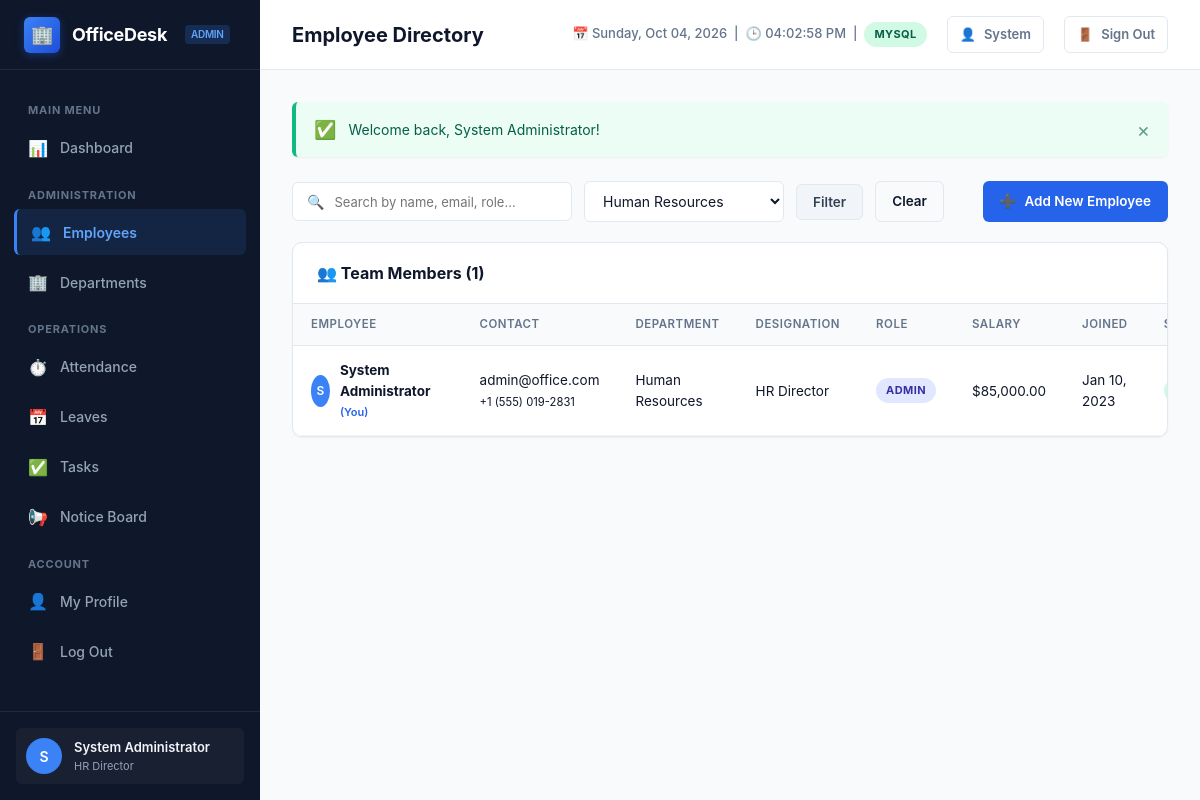
/employees.php?department=1 (signed in), run on the app's committed database.
### tables this page shows
CREATE TABLE `users` (
    `id` INT AUTO_INCREMENT PRIMARY KEY,
    `full_name` VARCHAR(100) NOT NULL,
    `email` VARCHAR(150) NOT NULL UNIQUE,
    `password` VARCHAR(255) NOT NULL,
    `phone` VARCHAR(20) NULL,
    `role` ENUM('admin', 'employee') NOT NULL DEFAULT 'employee',
    `department_id` INT NULL,
    `designation` VARCHAR(100) NULL,
    `salary` DECIMAL(10,2) DEFAULT 0.00,
    `date_of_joining` DATE NULL,
    `status` ENUM('active', 'inactive') NOT NULL DEFAULT 'active',
    `created_at` TIMESTAMP DEFAULT CURRENT_TIMESTAMP,
    `updated_at` TIMESTAMP DEFAULT CURRENT_TIMESTAMP ON UPDATE CURRENT_TIMESTAMP,
    CONSTRAINT `fk_users_department` FOREIGN KEY (`department_id`) 
        REFERENCES `departments`(`id`) ON DELETE SET NULL
);

CREATE TABLE `departments` (
    `id` INT AUTO_INCREMENT PRIMARY KEY,
    `name` VARCHAR(100) NOT NULL UNIQUE,
    `description` TEXT NULL,
    `created_at` TIMESTAMP DEFAULT CURRENT_TIMESTAMP
);

### employees.php (the view, shortened to what this page needs)
<?php
require_once __DIR__ . '/includes/header.php';
$search = trim($_GET['search'] ?? '');
$deptFilter = trim($_GET['department'] ?? '');
$sql = "
    SELECT u.*, d.name AS department_name
    FROM users u
    LEFT JOIN departments d ON u.department_id = d.id
    WHERE 1=1
";
$params = [];
if (!empty($deptFilter)) {
    $sql .= " AND u.department_id = ?";
    $params[] = $deptFilter;
}
$sql .= " ORDER BY u.role ASC, u.full_name ASC";
$stmt = $pdo->prepare($sql);
$stmt->execute($params);
$employees = $stmt->fetchAll();
$departments = $pdo->query("SELECT * FROM departments ORDER BY name ASC")->fetchAll();
?>
<div class="filter-bar">
    <form method="GET" action="employees.php" style="display: flex; gap: 12px; flex-wrap: wrap; align-items: center;">
        <div class="search-box">
            <span>🔍</span>
            <input type="text" name="search" placeholder="Search by name, email, role..." value="<?= htmlspecialchars($search) ?>">
        </div>
        <select name="department" class="form-control" style="width: 200px;" onchange="this.form.submit();">
            <?php foreach ($departments as $dept): ?>
                <option value="<?= $dept['id'] ?>" <?= ($deptFilter == $dept['id']) ? 'selected' : '' ?>>
                    <?= htmlspecialchars($dept['name']) ?>
                </option>
            <?php endforeach; ?>
        </select>
        <button type="submit" class="btn btn-secondary">Filter</button>
        <?php if (!empty($search) || !empty($deptFilter)): ?>
            <a href="employees.php" class="btn btn-outline">Clear</a>
        <?php endif; ?>
    </form>
    <?php if (is_admin()): ?>
        <a href="employee-add.php" class="btn btn-primary">
            <span>➕</span> Add New Employee
        </a>
    <?php endif; ?>
</div>
<div class="card">
    <div class="card-header">
        <div class="card-title">👥 Team Members (<?= count($employees) ?>)</div>
    </div>
    <div class="table-responsive">
        <table class="data-table">
            <thead>
                <tr>
                    <th>Employee</th>
                    <th>Contact</th>
                    <th>Department</th>
                    <th>Designation</th>
                    <th>Role</th>
                    <?php if (is_admin()): ?>
                        <th>Salary</th>
                        <th>Joined</th>
                    <?php endif; ?>
                    <th>Status</th>
                </tr>
            </thead>
            <tbody>
                <?php if (empty($employees)): ?>
                    <tr>
                        <td colspan="<?= is_admin() ? '9' : '6' ?>" class="table-empty">
                            No employees match your search criteria.
                        </td>
                    </tr>
                <?php else: ?>
                    <?php foreach ($employees as $emp): ?>
                        <tr>
                            <td>
                                <div style="display: flex; align-items: center; gap: 10px;">
                                    <div class="user-avatar" style="width: 32px; height: 32px; font-size: 12px;">
                                        <?= strtoupper(substr($emp['full_name'], 0, 1)) ?>
                                    </div>
                                    <div>
                                        <strong><?= htmlspecialchars($emp['full_name']) ?></strong>
                                        <?php if ($emp['id'] === current_user_id()): ?>
                                            <span style="font-size: 11px; color: #2563eb; font-weight: 600;">(You)</span>
                                        <?php endif; ?>
                                    </div>
                                </div>
                            </td>
                            <td>
                                <div><?= htmlspecialchars($emp['email']) ?></div>
                                <small class="text-muted"><?= htmlspecialchars($emp['phone'] ?? '-') ?></small>
                            </td>
                            <td><?= htmlspecialchars($emp['department_name'] ?? 'Unassigned') ?></td>
                            <td><?= htmlspecialchars($emp['designation'] ?? '-') ?></td>
                            <td>
                                <span class="badge <?= ($emp['role'] === 'admin') ? 'badge-primary' : 'badge-secondary' ?>" style="<?= ($emp['role'] === 'admin') ? 'background:#e0e7ff; color:#3730a3;' : '' ?>">
                                    <?= ucfirst($emp['role']) ?>
                                </span>
                            </td>
                            <?php if (is_admin()): ?>
                                <td><?= format_currency($emp['salary']) ?></td>
                                <td><?= format_date($emp['date_of_joining']) ?></td>
                            <?php endif; ?>
                            <td><?= status_badge($emp['status']) ?></td>
                        </tr>
                    <?php endforeach; ?>
                <?php endif; ?>
            </tbody>
        </table>
    </div>
</div>
<?php require_once __DIR__ . '/includes/footer.php'; ?>

### assets/css/style.css (style rules this page uses)
:root { --primary: #2563eb; --primary-hover: #1d4ed8; --primary-light: #eff6ff; --primary-border: #bfdbfe; --sidebar-bg: #0f172a; --sidebar-text: #94a3b8; --sidebar-hover: #1e293b; --sidebar-active: #3b82f6; --sidebar-active-bg: rgba(59, 130, 246, 0.12); --bg-main: #f8fafc; --card-bg: #ffffff; --text-main: #0f172a; --text-muted: #64748b; --border: #e2e8f0; --border-light: #f1f5f9; --success: #10b981; --success-light: #ecfdf5; --warning: #f59e0b; --warning-light: #fffbeb; --danger: #ef4444; --danger-light: #fef2f2; --info: #06b6d4; --info-light: #ecfeff; --radius-sm: 6px; --radius-md: 10px; --radius-lg: 16px; --shadow-sm: 0 1px 2px rgba(0,0,0,0.05); --shadow-md: 0 4px 6px -1px rgba(0,0,0,0.07), 0 2px 4px -2px rgba(0,0,0,0.05); --shadow-lg: 0 10px 15px -3px rgba(0,0,0,0.08), 0 4px 6px -4px rgba(0,0,0,0.04); }
* { margin: 0; padding: 0; box-sizing: border-box; font-family: -apple-system, BlinkMacSystemFont, "Segoe UI", Roboto, "Helvetica Neue", Arial, sans-serif; }
body { background-color: var(--bg-main); color: var(--text-main); display: flex; min-height: 100vh; font-size: 14px; line-height: 1.5; }
.user-avatar { width: 36px; height: 36px; border-radius: 50%; background: #3b82f6; color: #fff; display: flex; align-items: center; justify-content: center; font-weight: 600; font-size: 14px; }
.card { background: var(--card-bg); border: 1px solid var(--border); border-radius: var(--radius-md); box-shadow: var(--shadow-sm); margin-bottom: 28px; }
.card-header { padding: 18px 24px; border-bottom: 1px solid var(--border); display: flex; align-items: center; justify-content: space-between; }
.card-title { font-size: 16px; font-weight: 700; color: var(--text-main); display: flex; align-items: center; gap: 8px; }
.table-responsive { overflow-x: auto; }
.data-table { width: 100%; border-collapse: collapse; text-align: left; font-size: 13.5px; }
.data-table th { background: #f8fafc; padding: 12px 18px; font-weight: 600; color: var(--text-muted); border-bottom: 1px solid var(--border); white-space: nowrap; text-transform: uppercase; font-size: 11.5px; letter-spacing: 0.5px; }
.data-table td { padding: 14px 18px; border-bottom: 1px solid var(--border-light); color: var(--text-main); vertical-align: middle; }
.badge { display: inline-block; padding: 4px 10px; border-radius: 9999px; font-size: 11px; font-weight: 700; text-transform: uppercase; letter-spacing: 0.4px; }
.btn { display: inline-flex; align-items: center; justify-content: center; gap: 8px; padding: 9px 16px; font-size: 13.5px; font-weight: 600; border-radius: var(--radius-sm); text-decoration: none; cursor: pointer; border: 1px solid transparent; transition: all 0.15s ease; }
.btn-primary { background: var(--primary); color: #fff; }
.btn-secondary { background: #f1f5f9; color: #334155; border-color: var(--border); }
.btn-outline { background: transparent; border: 1px solid var(--border); color: var(--text-main); }
.form-control { width: 100%; padding: 10px 14px; border: 1px solid var(--border); border-radius: var(--radius-sm); font-size: 14px; color: var(--text-main); background: #fff; outline: none; transition: border-color 0.2s, box-shadow 0.2s; }
.filter-bar { display: flex; align-items: center; justify-content: space-between; flex-wrap: wrap; gap: 14px; margin-bottom: 20px; }
.search-box { display: flex; align-items: center; gap: 10px; background: #fff; border: 1px solid var(--border); padding: 8px 14px; border-radius: var(--radius-sm); width: 280px; }
.search-box input { border: none; outline: none; width: 100%; font-size: 13px; }

### data on the page
users: full_name "S", full_name "System Administrator", shows "(You)", email "admin@office.com", phone "+1 (555) 019-2831", department.name "Human Resources", designation "HR Director", role "ADMIN", salary "$85,000.00", date_of_joining "Jan 10, 2023"

### other printed values
$user['role'] "ADMIN"
substr($user['full_name'] ?? 'U', 0, 1) "S"
$user['full_name'] "System Administrator"
$user['designation'] "HR Director"
$pageTitle "Employee Directory"
DB_ACTIVE_DRIVER "MYSQL"
explode(' ', $user['full_name'] ?? 'User')[0] "System"
$icon "✅"
$msg "Welcome back, System Administrator!"
count($employees) "1"
form field department "Human Resources"
